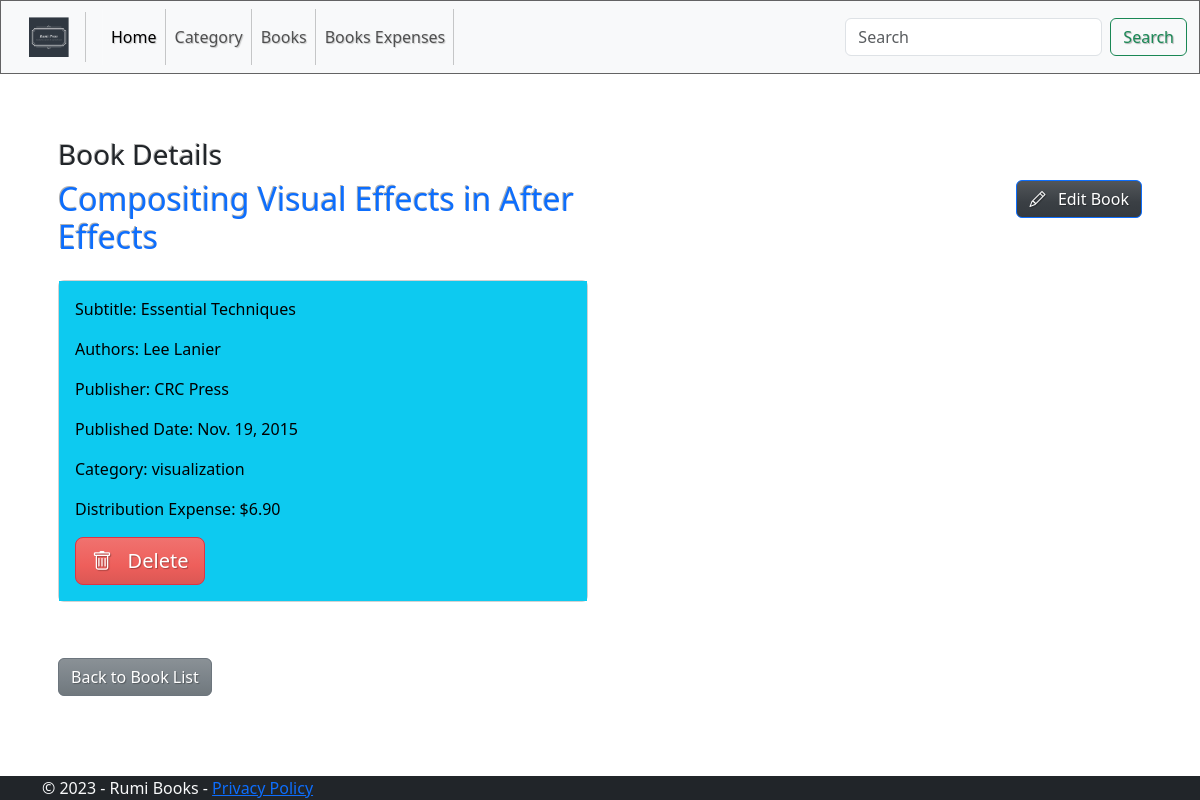
/books/1072/, run on the app's committed database.
### rumi_app/models.py (models this page shows, shortened)
class Book(models.Model):
    storeId = models.CharField(max_length=50, db_index=True)
    title = models.CharField(max_length=255, db_index=True)
    subtitle = models.CharField(max_length=255, db_index=True, null=True, blank=True)
    authors = models.CharField(max_length=255, db_index=True)
    publisher = models.CharField(max_length=255, db_index=True)
    published_date = models.DateField()
    category = models.ForeignKey(Category, on_delete=models.CASCADE)
    distribution_expense = models.DecimalField(max_digits=5, decimal_places=2)

class Category(models.Model):
    slug = models.SlugField()
    name = models.CharField(max_length=255, db_index=True)

### rumi_app/views.py (the view)
# urls.py: path('books/<int:pk>/', BookDetailView.as_view(), name='book_detail'),
class BookDetailView(DetailView):
    model = Book
    template_name = 'book/book_detail.html'
    context_object_name = 'book'

### templates/book/book_detail.html
{% extends 'base.html' %}
{% block content %}
  <div class="container p-3">
    <div class="row pt-4 mb-3">
      <h3 class="mt-4 ">Book Details</h3>
        <div class="col-6">
            <h2 class="text-primary">{{ book.title }}</h2>
        </div>
        <div class="col-6 text-end">
            <a href="{% url 'book_update' book.id %}" class="btn btn-primary">
                <i class="bi bi-pencil"></i> &nbsp; Edit Book
            </a>
        </div>
    </div>
    <div class="row">
      <div class="col-md-6">
        <div class="card mb-4">
          <div class="card-body text-bg-info">
            <p class="card-text">Subtitle: {{ book.subtitle }}</p>
            <p class="card-text">Authors: {{ book.authors }}</p>
            <p class="card-text">Publisher: {{ book.publisher }}</p>
            <p class="card-text">Published Date: {{ book.published_date }}</p>
            <p class="card-text">Category: {{ book.category.name }}</p>
            <p class="card-text">Distribution Expense: ${{ book.distribution_expense }}</p>
            <div>
              <a href="{% url 'book_delete' book.id %}" class="btn btn-danger btn-lg">
                  <i class="bi bi-trash"></i> &nbsp; Delete
              </a>
            </div>
          </div>
        </div>
      </div>
    </div>
  </div>
  <a href="{% url 'book_list' %}" class="btn btn-secondary m-3">Back to Book List</a>
</div>
{% endblock %}

### static/css/style.css (style rules this page uses)
html { font-size: 14px; }
@media (min-width: 768px) { html { font-size: 16px; } }
body { margin-bottom: 60px; display: flex; flex-direction: column; min-height: 100vh; }

### data on the page
Book: title "Compositing Visual Effects in After Effects", subtitle "Essential Techniques", authors "Lee Lanier", publisher "CRC Press", published_date "Nov. 19, 2015", category.name "visualization", distribution_expense "6.90"
